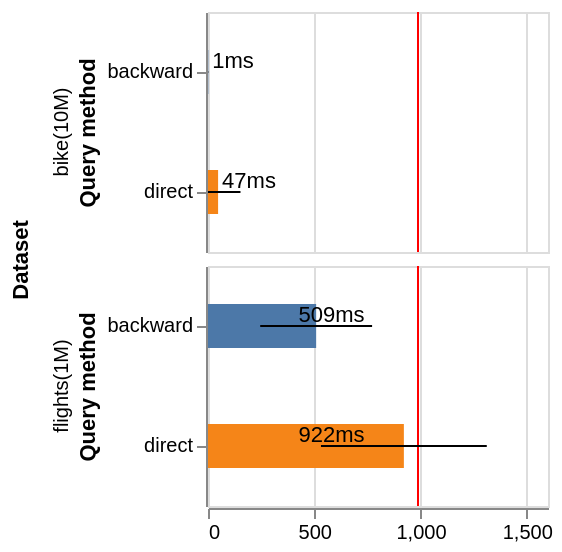

Here is the Vega-Lite specification saved for this chart:
### Vega-Lite specification from a JSON file in a GitHub repository (floating-point values rounded to 4 significant figures)
{"$schema": "https://vega.github.io/schema/vega-lite/v4.json", "description": "A simple bar chart with embedded data.", "data": {"values": [{"dataset_size": "1M", "dataset": "flights(1M)", "driver": "direct", "meanDuration": 921.7, "countAnswered": 1595, "durationCiLower": 902.6, "durationCiUpper": 940.9, "durationStd": 390.1, "countViolated": 1109, "responseRate": 0.3047}, {"dataset_size": "1M", "dataset": "flights(1M)", "driver": "backward", "meanDuration": 508.9, "countAnswered": 1595, "durationCiLower": 496.0, "durationCiUpper": 521.9, "durationStd": 263.3, "countViolated": 198, "responseRate": 0.8759}, {"dataset_size": "10M", "dataset": "bike(10M)", "driver": "direct", "meanDuration": 47.5, "countAnswered": 1500, "durationCiLower": 42.16, "durationCiUpper": 52.83, "durationStd": 105.3, "countViolated": false, "responseRate": 1.0}, {"dataset_size": "10M", "dataset": "bike(10M)", "driver": "backward", "meanDuration": 1.428, "countAnswered": 1500, "durationCiLower": 1.395, "durationCiUpper": 1.461, "durationStd": 0.6561, "countViolated": false, "responseRate": 1.0}]}, "transform": [{"calculate": "round(datum.meanDuration) + 'ms'", "as": "durationNice"}, {"calculate": "clamp(datum.meanDuration,0,407)", "as": "durationTextPos"}], "facet": {"row": {"field": "dataset", "type": "ordinal", "title": "Dataset", "header": {"labelPadding": 2, "titlePadding": 0}}}, "config": {"facet": {"spacing": 5}}, "spec": {"height": 120, "width": 170, "layer": [{"mark": {"type": "rule", "color": "red"}, "encoding": {"x": {"value": 105}}}, {"mark": {"type": "bar", "clip": true, "height": 22}, "encoding": {"y": {"field": "driver", "type": "nominal", "title": "Query method"}, "x": {"field": "meanDuration", "type": "quantitative", "scale": {"domain": [0, 1500]}, "title": "Mean Duration (with Std. Dev.)"}, "color": {"field": "driver", "type": "nominal", "title": "Query method", "legend": null}}}, {"mark": {"type": "errorbar", "clip": true}, "encoding": {"x": {"field": "meanDuration", "type": "quantitative", "scale": {"domain": [0, 600]}, "title": null}, "xError": {"field": "durationStd"}, "y": {"field": "driver", "type": "nominal", "title": "Query method"}}}, {"mark": {"type": "text", "align": "left", "baseline": "middle", "clip": true, "dy": -5, "dx": 2}, "encoding": {"text": {"field": "durationNice", "type": "nominal"}, "y": {"field": "driver", "type": "nominal", "title": "Query method"}, "x": {"field": "durationTextPos", "type": "quantitative"}}}]}}
